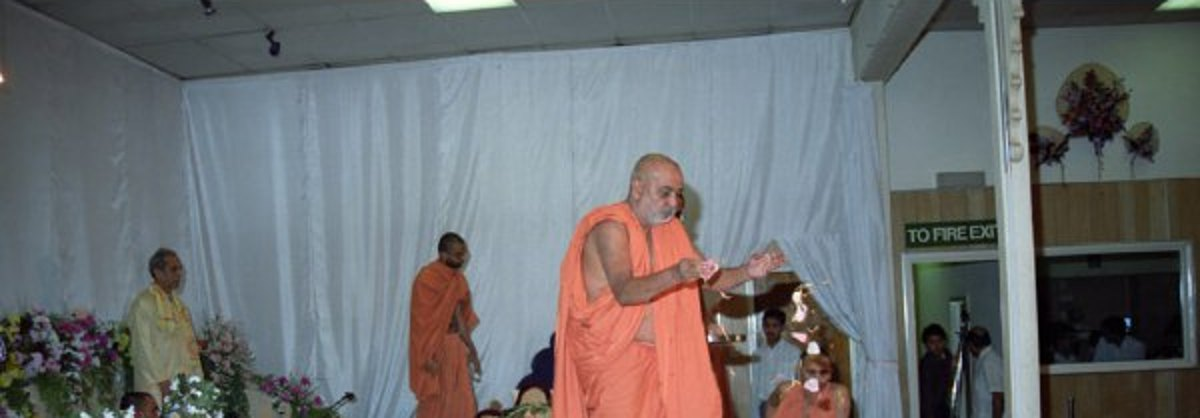
#> input picture preview/fest/diwali/1990-3-2678d18de631.jpg, 1200 x 418 px
$ python -i web_rules.py   (imports and definitions only)
#> lines starting #> are read from the running program, lines starting #| are printed output that depends on the picture; after the words box and inside, x2 and y2 are one past the last pixel; in counts of white or black regions, pixels touching at a corner belong together
#> further down, picture is the input picture: PIL image 1200x418 RGB; mean R, G, B 107.4, 109.9, 112
"""The On this day picture's rules, brought to the website's Bapa pages (Darpan, 25 Oct 2026: "want all of them apart
from 8", from the list comparing his picture rules with the website). Website only: nothing here touches the daily 2pm
picture chain. Like web_bapa_rules.py, the parts of make.py used here are copies, so neither side can break the other.

    python3 tools/web_rules.py captions --db bapa.db --db bapa-top.db      1  tidy captions in the Bapa pages' databases
    python3 tools/web_rules.py tg --db bapas.db --drive tgsrc --out tg      5  darshan before 1999 from the channel photos
    python3 tools/web_rules.py day --day out/data/day --db bapa.db --faces faces --tg tg-cards.json
                                                                          3 4 5 6 7  the Today page's data
    python3 tools/web_rules.py calfaces --site cal --faces faces          3  the Calendar tab's photos keep his head too
    python3 tools/web_rules.py look --out out                             2  the gentle finish on every photo of Bapa
    python3 tools/web_rules.py calendar --db bapas.db --db bapa.db ...    the BAPS calendar days the picture shows (25 Oct 2026)

1  A caption says what Bapa does, without his name, dates or link text; "devotee" is "bhakta"; an album's own date
   heading is "Darshan". On a card it is summarised to fit two lines, never cut with "...".
2  Look D, the picture's "Natural" finish with a touch of warmth and richer skin: drawn by the browser on the photos.
3  Each Today and Calendar photo frames Bapa's whole head (pagh included); the pages do the framing from where his face
   is, which this adds to their data.
4  A year's card only borrows photos from other days when that date has none: the same trip's range, or the nearest
   day up to 3 days away.
5  Years before 1999 get a darshan card from the two On this day channels' photos when Bapa (Pramukh Swami Maharaj)
   is recognised in them. Earlier gurus are left out (the Bapa pages show only photos of Bapa).
6, 7  A story is not told again when a card of that year already shows that day in that town (the UK and Europe diary
   included); its 2008 to 2016 years are already left out where the stories are read in (tools/satpurush.py).
"""
import argparse, collections, datetime, glob, gzip, hashlib, io, json, os, re, sqlite3, sys

sys.path.insert(0, os.path.dirname(os.path.abspath(__file__)))
import web_bapa_rules as R
from web_places import not_a_town, town_of

HERE = R.HERE
CARD_CHARS = 40   # a Today card's caption fits two lines in about this many letters (cards are 150 to 200 px wide)
NEAR_DAYS = 3     # a day up to 3 days away may fill a year that has no photos on the date (make.py: 3; Darpan, 26 Oct 2026: "yes nearest day";
                  # 30 Oct 2026: 7 was too wide, "some of the pictures are very obviously not from that location or event", so 3 before and 3 after)
TG_SAME_PERSON = .38   # make.py: the channel's photos are often old video stills of a younger Bapa
TG_FACE_MIN = .1     # from 1999 on: a channel photo's face of Bapa is at least this part of the photo's height
TG_FROM = 1950    # make.py: channel darshans of Bapa from this year (earlier ones are of the gurus before him)
EARLY = 'early'    # R2 folder of the darshan photos before 1999 (public name: never the source's)
BAPS_FROM = 1999  # baps.org's own photos start here


# ---------------------------------------------------------------- 1 captions (copied from make.py)

SHORT_END = {'the', 'a', 'an', 'of', 'and', 'to', 'with', 'his', 'her', 'their', 'on', 'in', 'at', 'for', 'by', 'from', 'that', 'two', 'new',
             'who', 'which', 'where', 'via', 'as', 'while', 'during', 'before', 'after', 'is', 'are', 'was', 'other', 'various', 'some'}
SHORT_WORDS = [   # a few long phrases said shorter in the website's own words, so a caption fits without trailing off
    (r'\bvideo conference\b', 'video'), (r'\bBAPS Shri Swaminarayan Mandir(s?)\b', r'mandir\1'), (r'\bShri Swaminarayan Mandir\b', 'mandir'),
    (r'\bmurti-pratishtha (?:ceremony|rituals?)\b', 'murti-pratishtha'),
]


# [51 lines left out: functions summarise, shorter_versions, website_caption, card_caption, captions, not called in this run]


# ---------------------------------------------------------------- the BAPS calendar, as the picture says it

# Copied from make.py (live 25 Oct 2026, 9e668e8): only the days Darpan kept, festivals on the Indian date, birthdays
# and anniversaries on their English date, an Ekadashi without its name. National days stay (he said no to 8).
DAYS = [(r'^diwali$', 'Diwali'), (r'annakut', 'Annakut'), (r'\bbestu', 'New Year'), (r'janmashtami', 'Janmashtami'),
        (r'guru purnima', 'Guru Purnima'), (r'vasant panch', 'Vasant Panchami'), (r'^holi', 'Holi'),
        (r'pushpadol|dhuleti', 'Pushpadolotsav'), (r'ram ?navm', 'Ram Navami'), (r'hari.?nom|swaminarayan jayanti', 'Swaminarayan Jayanti'),
        (r'rathyatra', 'Rathyatra'), (r'jal jhilani', 'Jal Jhilani Ekadashi'), (r'^prabodhini ekadashi$', 'Prabodhini Ekadashi'),
        (r'^dev diwali$', 'Dev Diwali'), (r'akshar purnima', 'Akshar Purnima'), (r'shri hari navmi', 'Shri Hari Navmi'),
        (r'hindola prarambh', 'Hindola begins'), (r'hindola samapt', 'Hindola ends'), (r'devpodhi|devshayani', 'Devpodhi Ekadashi'),
        (r'vagh baras$', 'Vagh Baras'), (r'dhan te|dhan tray', 'Dhan Teras'), (r'kali ch?audas', 'Kali Chaudas'), (r'^bhai b', 'Bhai Beej'),
        (r'la+bh pancham', 'Labh Pancham'), (r'makar sankranti', 'Makar Sankranti'), (r'shivratri', 'Shivratri'),
        (r'raksha bandhan', 'Raksha Bandhan'), (r'republic day', 'Republic Day'), (r'independence day', 'Independence Day'),
        (r'jagaswami', 'Jagaswami Jayanti'), (r'grahan', 'Eclipse'), (r'shra+d+h', 'Shraddh'), (r'dhanurmas prarambh', 'Dhanurmas begins'),
        (r'dhanurmas (samapt|purn|end)', 'Dhanurmas ends'), (r'holashtak', 'Holashtak begins')]
ONCE = {'Shri Hari Navmi': 'Kartak', 'Akshar Purnima': 'Magshar'}   # on the calendar every month, shown once a year
FIXED = {'01-20': 'Gunatitanand Swami Diksha Day', '01-23': 'Yogiji Maharaj Smrutiparva', '01-31': 'Shastriji Maharaj Jayanti',
         '03-20': 'Bhagatji Maharaj Jayanti', '05-10': 'Shastriji Maharaj Smrutiparva', '05-21': 'Pramukh Varni Din',
         '05-23': 'Yogiji Maharaj Jayanti', '06-01': 'Bhagwan Swaminarayan Smrutiparva', '08-13': 'Pramukh Swami Maharaj Smrutiparva',
         '09-13': 'Mahant Swami Maharaj Jayanti', '10-11': 'Gunatitanand Swami Smrutiparva', '10-17': 'Gunatitanand Swami Jayanti',
         '11-07': 'Bhagatji Maharaj Smrutiparva', '12-07': 'Pramukh Swami Maharaj Jayanti'}


# [47 lines left out: functions kept_days, calendar, trim_bars, not called in this run]


UNFRAME_CAPTION = 124   # make.py: the UK diary's caption written along the bottom of the darshan


# [75 lines left out: functions unframe, tg, not called in this run]


# ---------------------------------------------------------------- 3 4 5 6 7 the Today page's data

town = lambda p: re.split(r'[,(]', p or '')[0].strip().lower()

# Darpan, 28 Oct 2026 ("Look at 1990, why is the location like this?"): the UK diary's place is read off the words written
# on each photo, so it can come with the rest of that line and specks read as letters ('Morning puja —.London',
# 'London oN', 'Evening sabha =London'). A card shows a town only: a place Bapa's photos know, else a tidy name.
NOT_A_PLACE = re.compile(r'\b(morning|evening|afternoon|puja|sabha|arti|aarti|viday|arrival|arrive|departure|flight|swagat|'
                         r'yatra|pratishtha|muhurat|rangotsav|mahotsav|shibir|sammelan|din|day|opening|visit|meets|festival|crematorium|'
                         r'tournament|counter|vad|sud|ashirwad|meeting|project|national|kishore|shishu|balika|mandal|cultural)\b', re.I)


# [32 lines left out: functions known_places, tidy_place, not called in this run]


# Darpan, 29 Oct 2026 ("why 2 locations?"): a post's place is where Bapa was at the end of that day, so on a day he flew
# out its photos of the morning said 'Nairobi' under 'Viday from Neasden Mandir'. Where the caption says where he is
# ('from', 'at' or 'in' a town), the card shows that town. A mandir's own area is said as its town.
PLACE_ALIAS = {'Neasden': 'London', 'Neasden hari mandir': 'London', 'Islington': 'London', 'Alexandra Palace': 'London',
               'Alexandra Pavilion': 'London', 'Alexandra Park': 'London', 'Dollis Hill': 'London'}


# [177 lines left out: functions caption_place, card_place, face_box, day, R_faces, not called in this run]


# ---------------------------------------------------------------- 3 on the Calendar tab

# Darpan, 25 Oct 2026 (13 October 2026 cut through Bapa's head): the Calendar's photos are framed the same way, his
# whole head in view. The Calendar page belongs to its own thread, so this only adds where his face is to its data
# ("f") and a small script that moves each photo to keep the head in its window (make.fill's head box).
CAL_SCRIPT = r"""<script id="cal-faces">
(() => {
  let F = null;
  const key = im => im.dataset.k || ((m => m && m[1] + '/' + decodeURIComponent(m[2]))(im.src.match(/\/s\/(.+?)\/([^\/?]+)$/)));
  function place(im) {
    const f = F && F[key(im)];
    if (!f) return;
    if (!im.complete || !im.naturalWidth) { im.addEventListener('load', () => place(im), {once: true}); return; }
    const w = im.clientWidth, h = im.clientHeight, iw = im.naturalWidth, ih = im.naturalHeight;
    if (!w || !h) return;
    const k = Math.max(w / iw, h / ih), cw = w / k, ch = h / k;
    const fx = f[0] * iw, fy = f[1] * ih, fw = f[2] * iw, fh = f[3] * ih, top = fy - .9 * fh, bottom = fy + 1.4 * fh;
    let x0 = fx + fw / 2 - cw / 2, y0 = Math.min(top, Math.max(bottom - ch, top - ch * .1));
    x0 = Math.min(Math.max(0, x0), iw - cw); y0 = Math.min(Math.max(0, y0), ih - ch);
    im.style.objectPosition = `${iw - cw > 1 ? x0 / (iw - cw) * 100 : 50}% ${ih - ch > 1 ? y0 / (ih - ch) * 100 : 50}%`;
  }
  const all = () => document.querySelectorAll('.win img').forEach(place);
  fetch('/data/calendar.json').then(r => r.json()).then(d => { F = d.f || {}; all(); }).catch(() => {});
  new MutationObserver(l => l.forEach(r => r.addedNodes.forEach(n => n.nodeType === 1 &&
    (n.matches('.win img') ? [n] : n.querySelectorAll('.win img')).forEach(place)))).observe(document.documentElement, {childList: true, subtree: true});
  addEventListener('resize', all);
})();
</script>"""


# [17 lines left out: function calfaces, not called in this run]


# ---------------------------------------------------------------- 2 the gentle finish

# make.polish: a light levels stretch, a little more red and a little less blue, then robes and skin drawn together.
# The browser can't run make.py on each photo, so the same finish is drawn with its filters, matched to make.polish
# on 28 photos of Bapa (one a year, least squares: half the difference left of none). The share pictures, made here
# in Python, get make.polish itself.
LOOK_D = 'brightness(.98) contrast(1.1) saturate(1.13) sepia(.07)'
LOOK_CSS = ('<style id="look-d">/* the On this day picture\'s finish, look D (Darpan, 19 Oct 2026) */'
            'img[src*="photos.bapas-diary.com/"],img[src^="p/"],img[src*="/p/"],.photo img,.thumb img,.vframe img'
            '{filter:%s}</style>' % LOOK_D)


# [9 lines left out: function look, not called in this run]


def polish(photo, radius=1):
    """make.polish, for pictures this website makes in Python (the share a day pictures)."""
#> called with radius = 1
    import numpy as np
    from PIL import Image, ImageFilter, ImageOps
    photo = ImageOps.autocontrast(photo.convert('RGB'), cutoff=(.2, .1), preserve_tone=True)
    photo = photo.filter(ImageFilter.UnsharpMask(radius=radius, percent=45, threshold=4))
    arr = np.asarray(photo).astype(np.float32)
    arr[..., 0] *= 1.025
    arr[..., 2] *= .965
    return rich_skin(Image.fromarray(arr.clip(0, 255).astype(np.uint8)))


def rich_skin(photo, hue_k=.3, sat_up=.22):
    """make.rich_skin: in orange and skin hues only, robes and skin drift toward each other and paler warm areas gain a
    little richness. Reds, blues, gold, greys, white cloth and deep shadows are left alone."""
#> called with hue_k = 0.3, sat_up = 0.22
    import cv2, numpy as np
    from PIL import Image
    hsv = cv2.cvtColor(np.asarray(photo), cv2.COLOR_RGB2HSV_FULL).astype(np.float32)
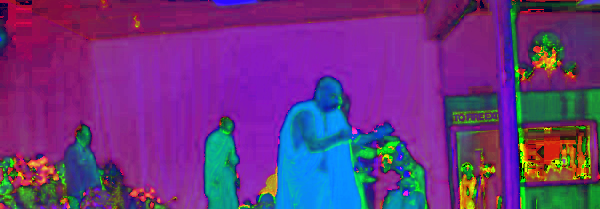
#> hsv: shape (418, 1200, 3) float32 (shown at 1/2 size); mean R, G, B 106.3, 53.9, 128.2
    h, s, v = hsv[..., 0], hsv[..., 1], hsv[..., 2]
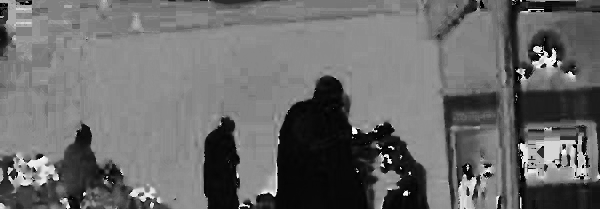
#> h: shape (418, 1200) float32 (shown at 1/2 size); min 0, max 255, mean 106.3
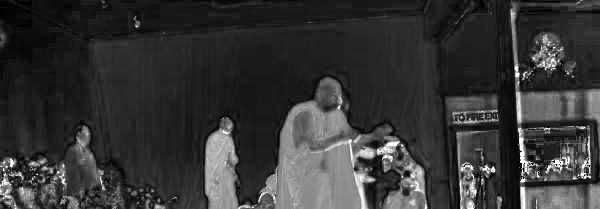
#> s: shape (418, 1200) float32 (shown at 1/2 size); min 0, max 255, mean 53.9
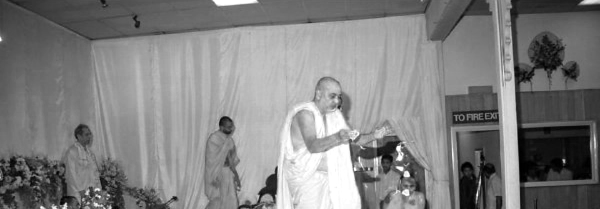
#> v: shape (418, 1200) float32 (shown at 1/2 size); min 0, max 255, mean 128.2
    w = np.clip((h - 6) / 6, 0, 1) * np.clip((44 - h) / 8, 0, 1)
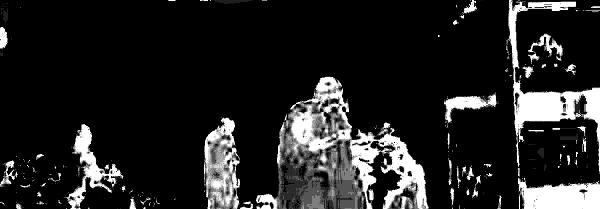
#> w: shape (418, 1200) float32 (shown at 1/2 size); min 0, max 1, mean 0.137
    w *= np.clip((v - 40) / 40, 0, 1) * np.clip((s - 60) / 50, 0, 1)
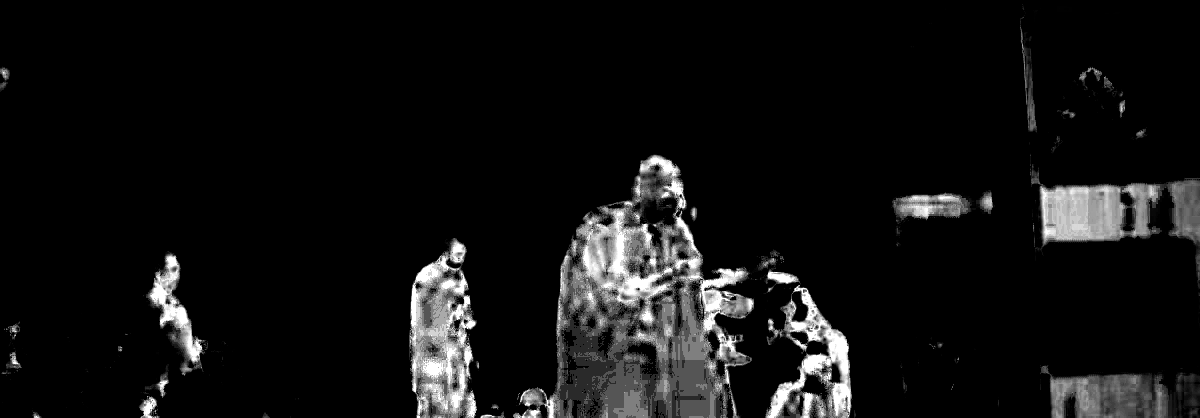
#> w: shape (418, 1200) float32; 11.83% of pixels changed, all inside (x1, y1, x2, y2) = (0, 0, 1200, 418)
    hsv[..., 0] = h + hue_k * w * (19 - h)
#> hsv: shape (418, 1200, 3) float32; 14.76% of pixels changed, all inside (x1, y1, x2, y2) = (0, 4, 1200, 418)
    hsv[..., 1] = s + sat_up * w * np.clip(200 - s, 0, None)
#> hsv: shape (418, 1200, 3) float32; mean R, G, B 106.4, 55, 128.2
    return Image.fromarray(cv2.cvtColor(hsv.clip(0, 255).astype(np.uint8), cv2.COLOR_HSV2RGB_FULL))
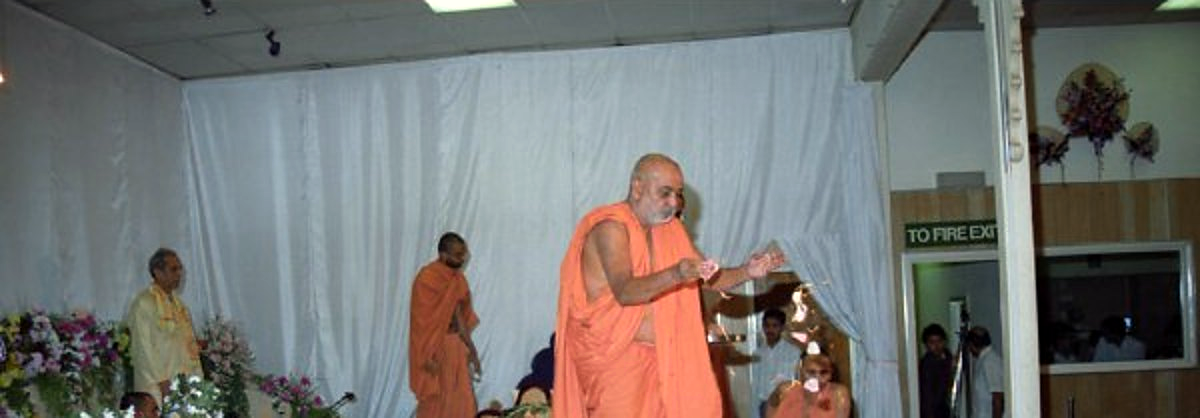
#> returned value: PIL image 1200x418 RGB; mean R, G, B 115.6, 115.7, 113.1


# [12 lines left out: function main, not called in this run]


# [2 lines not run here, left out]

>>> from PIL import Image
>>> picture = Image.open('../preview/fest/diwali/1990-3-2678d18de631.jpg')
>>> result = polish(picture)

$ run again, on preview/fest/diwali/2022-61-2022_10_24_033_Delhi___Diwali.jpg
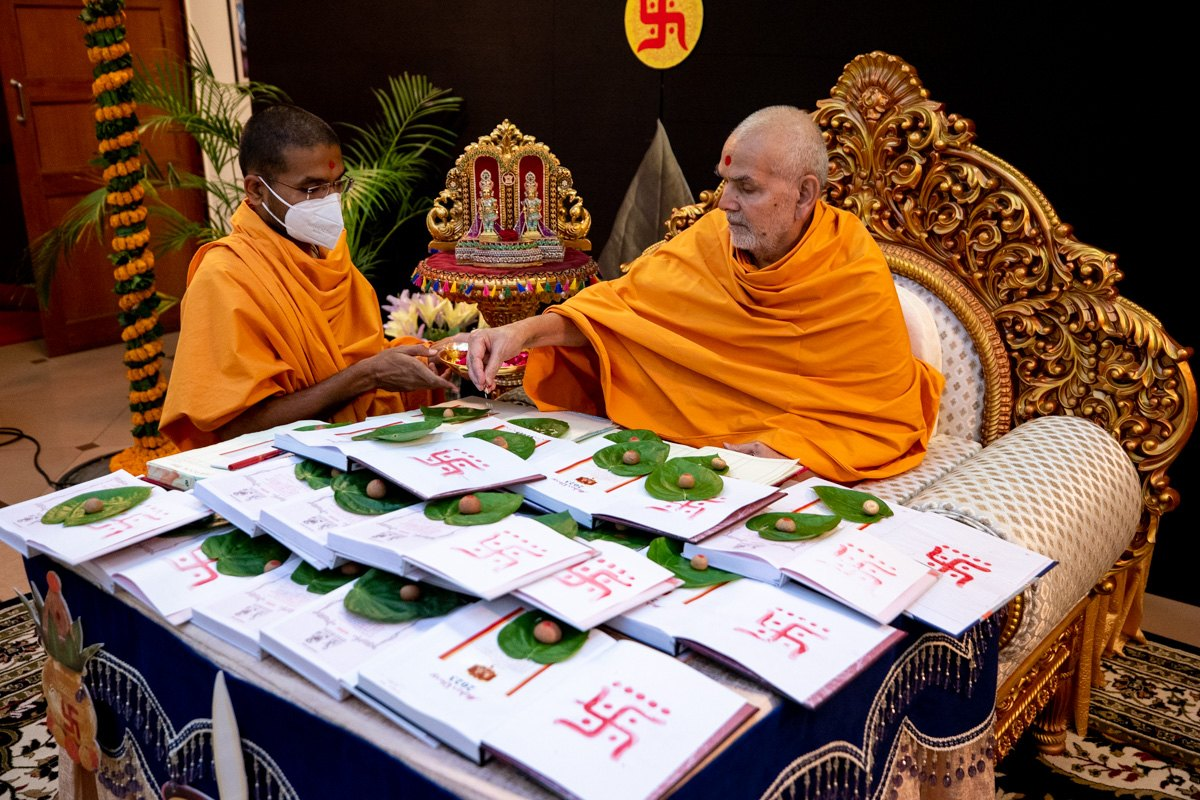
#> input picture preview/fest/diwali/2022-61-2022_10_24_033_Delhi___Diwali.jpg, 1200 x 800 px
#> picture is the input picture: PIL image 1200x800 RGB; mean R, G, B 123, 92.5, 73.3
#> in rich_skin, `h, s, v = hsv[..., 0], hsv[..., 1], hsv[..., 2]`:
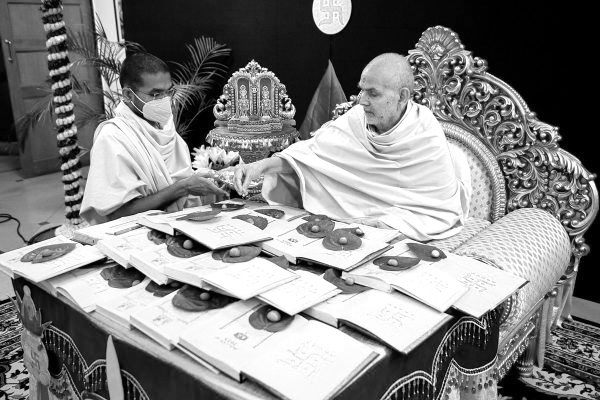
#> v: shape (800, 1200) float32 (shown at 1/2 size); min 0, max 255, mean 131.6
#> in rich_skin, `w *= np.clip((v - 40) / 40, 0, 1) * np.clip((s - 60) / 50, 0, 1)`:
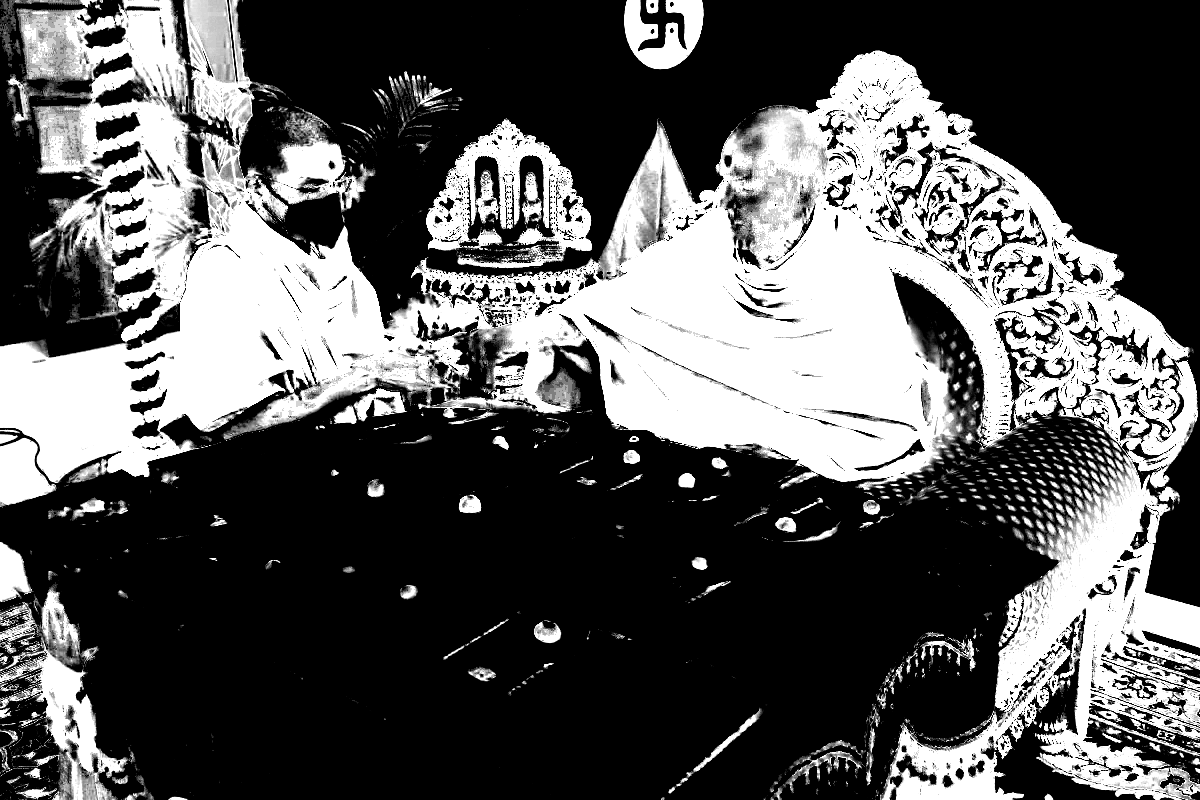
#> w: shape (800, 1200) float32; min 0, max 1, mean 0.347
